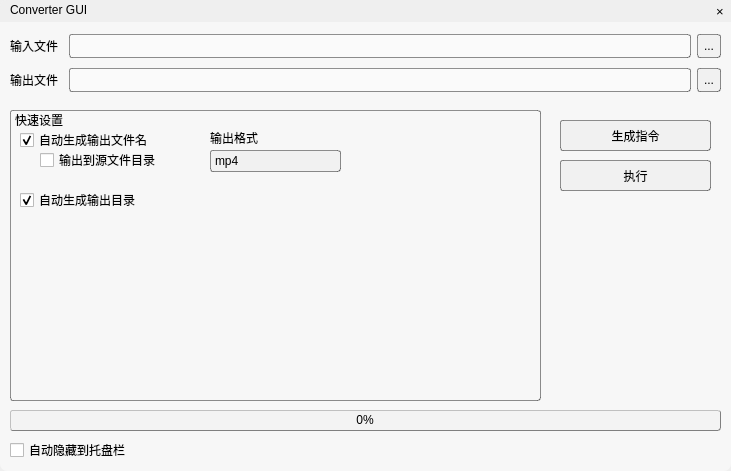
<?xml version="1.0" encoding="UTF-8"?>
<ui version="4.0">
 <class>Converter</class>
 <widget class="QMainWindow" name="Converter">
  <property name="geometry">
   <rect>
    <x>0</x>
    <y>0</y>
    <width>731</width>
    <height>471</height>
   </rect>
  </property>
  <property name="windowTitle">
   <string>Converter</string>
  </property>
  <property name="styleSheet">
   <string notr="true"/>
  </property>
  <widget class="QWidget" name="centralwidget">
   <layout class="QHBoxLayout" name="horizontalLayout_3">
    <property name="spacing">
     <number>0</number>
    </property>
    <property name="leftMargin">
     <number>0</number>
    </property>
    <property name="topMargin">
     <number>0</number>
    </property>
    <property name="rightMargin">
     <number>0</number>
    </property>
    <property name="bottomMargin">
     <number>0</number>
    </property>
    <item>
     <widget class="QWidget" name="MainWidget" native="true">
      <property name="styleSheet">
       <string notr="true">#MainWidget {
	background-color: rgba(255, 255, 255, 120);
	border-radius: 7px;
}

#titleWidget {
	background-color: rgba(230, 230, 230, 120);
	border-top-left-radius: 7px;
	border-top-right-radius: 7px;
}

QPushButton {
	background-color: rgba(240, 240, 240, 240);
	border-radius: 3px;
	border: 1px solid black;
    border-style: outset;
	border-color: rgba(15, 15, 15, 120);
}

QPushButton::hover {
	border: 1px solid rgba(69, 137, 255, 240);
}

QComboBox {
	background-color: rgba(240, 240, 240, 240);
	border-radius: 3px;
	border: 1px solid black;
    border-style: outset;
	border-color: rgba(15, 15, 15, 120);
}

QComboBox:hover{
	border: 1px solid rgba(69, 137, 255, 240);
}

QComboBox QAbstractItemView {
	outline: 0px solid gray;
	border: 1px solid lightgray;
	background-color: white;
	selection-background-color: rgba(238, 238, 238, 200);
}

QComboBox QAbstractItemView::item {
	height: 22px; /* 项的高度（需设置pComboBox-&gt;setView(new QListView()); */
}

QComboBox QAbstractItemView::item:hover {
	background-color: rgba(238, 238, 238, 200);
}

QComboBox QAbstractItemView::item:selected {
	/* background-color: rgba(238, 238, 238, 200);*/
	background-color: rgba(69, 137, 255, 240);
}

QComboBox::drop-down {
	subcontrol-origin: padding;
	subcontrol-position: top right;
	width: 15px;
	border-left-width: 0px;
	border-left-color: darkgray;
	border-left-style: solid;
	border-top-right-radius: 3px;
	border-bottom-right-radius: 3px;
}

QComboBox::down-arrow {
	width: 15px;
	background: transparent;
	padding: 0px 0px 0px 0px;
	image: url(:/img/res/down-arrow-simple.png);
}

QComboBox::down-arrow:on {
	image: url(:/img/res/down-arrow-simple.png);
}

QGroupBox {
	border-radius: 3px;
	border-width: 1px;
    border-style:outset;
	border-color: rgba(15, 15, 15, 120);
}

QGroupBox:title {
    subcontrol-origin: margin;
    left: 3px;
	top: 3px;
}

QLineEdit {
	background-color: rgba(250, 250, 250, 240);
	border-radius: 3px;
	border: 1px solid black;
    border-style: outset;
	border-color: rgba(15, 15, 15, 120);
}

QLineEdit::hover {
	border: 1px solid rgba(69, 137, 255, 240);
}

QProgressBar{
	background-color: rgba(240, 240, 240, 150);
	border-radius: 3px;
	border: 1px solid gray;
    border-style: outset;
}

QProgressBar:chunk{
	border-radius: 3px;
	background-color: rgba(150, 150, 150, 150);
}</string>
      </property>
      <widget class="QWidget" name="verticalLayoutWidget">
       <property name="geometry">
        <rect>
         <x>10</x>
         <y>30</y>
         <width>711</width>
         <height>66</height>
        </rect>
       </property>
       <layout class="QVBoxLayout" name="verticalLayout">
        <item>
         <layout class="QHBoxLayout" name="horizontalLayout">
          <item>
           <widget class="QLabel" name="label_InputFile">
            <property name="minimumSize">
             <size>
              <width>53</width>
              <height>16</height>
             </size>
            </property>
            <property name="text">
             <string>输入文件</string>
            </property>
           </widget>
          </item>
          <item>
           <widget class="QLineEdit" name="leInputFile">
            <property name="minimumSize">
             <size>
              <width>0</width>
              <height>24</height>
             </size>
            </property>
            <property name="dragEnabled">
             <bool>true</bool>
            </property>
            <property name="clearButtonEnabled">
             <bool>false</bool>
            </property>
           </widget>
          </item>
          <item>
           <widget class="QPushButton" name="btnBrowse_InputFile">
            <property name="minimumSize">
             <size>
              <width>24</width>
              <height>24</height>
             </size>
            </property>
            <property name="maximumSize">
             <size>
              <width>24</width>
              <height>24</height>
             </size>
            </property>
            <property name="toolTip">
             <string>从文件浏览输入文件</string>
            </property>
            <property name="text">
             <string notr="true">...</string>
            </property>
           </widget>
          </item>
         </layout>
        </item>
        <item>
         <layout class="QHBoxLayout" name="horizontalLayout_2">
          <item>
           <widget class="QLabel" name="label_OutputFile">
            <property name="minimumSize">
             <size>
              <width>53</width>
              <height>16</height>
             </size>
            </property>
            <property name="text">
             <string>输出文件</string>
            </property>
           </widget>
          </item>
          <item>
           <widget class="QLineEdit" name="leOutputFile">
            <property name="minimumSize">
             <size>
              <width>0</width>
              <height>24</height>
             </size>
            </property>
            <property name="clearButtonEnabled">
             <bool>false</bool>
            </property>
           </widget>
          </item>
          <item>
           <widget class="QPushButton" name="btnBrowse_OutputFile">
            <property name="minimumSize">
             <size>
              <width>24</width>
              <height>24</height>
             </size>
            </property>
            <property name="maximumSize">
             <size>
              <width>24</width>
              <height>24</height>
             </size>
            </property>
            <property name="toolTip">
             <string>从文件浏览输出文件</string>
            </property>
            <property name="text">
             <string notr="true">...</string>
            </property>
           </widget>
          </item>
         </layout>
        </item>
       </layout>
      </widget>
      <widget class="QGroupBox" name="gbQuickSettings">
       <property name="geometry">
        <rect>
         <x>10</x>
         <y>110</y>
         <width>531</width>
         <height>291</height>
        </rect>
       </property>
       <property name="title">
        <string>快速设置</string>
       </property>
       <widget class="QCheckBox" name="cbAutoGenOutputFilename">
        <property name="geometry">
         <rect>
          <x>10</x>
          <y>20</y>
          <width>181</width>
          <height>20</height>
         </rect>
        </property>
        <property name="toolTip">
         <string>更改输入文件时，自动更改输出文件名</string>
        </property>
        <property name="text">
         <string>自动生成输出文件名</string>
        </property>
        <property name="checked">
         <bool>true</bool>
        </property>
       </widget>
       <widget class="QCheckBox" name="cbOutputToOriginalFolder">
        <property name="geometry">
         <rect>
          <x>30</x>
          <y>40</y>
          <width>161</width>
          <height>20</height>
         </rect>
        </property>
        <property name="toolTip">
         <string>直接输出到源文件目录</string>
        </property>
        <property name="text">
         <string>输出到源文件目录</string>
        </property>
       </widget>
       <widget class="QLabel" name="label_OutputFormat">
        <property name="geometry">
         <rect>
          <x>200</x>
          <y>20</y>
          <width>91</width>
          <height>16</height>
         </rect>
        </property>
        <property name="text">
         <string>输出格式</string>
        </property>
       </widget>
       <widget class="QComboBox" name="cboxOutputFormat">
        <property name="geometry">
         <rect>
          <x>200</x>
          <y>40</y>
          <width>131</width>
          <height>22</height>
         </rect>
        </property>
        <property name="toolTip">
         <string>指定输出的文件格式</string>
        </property>
        <item>
         <property name="text">
          <string>mp4</string>
         </property>
        </item>
        <item>
         <property name="text">
          <string>avi</string>
         </property>
        </item>
        <item>
         <property name="text">
          <string>mpg</string>
         </property>
        </item>
       </widget>
       <widget class="QCheckBox" name="cbAutoGenOutputFolder">
        <property name="geometry">
         <rect>
          <x>10</x>
          <y>80</y>
          <width>181</width>
          <height>20</height>
         </rect>
        </property>
        <property name="toolTip">
         <string>输出目录不存在时，自动创建该目录</string>
        </property>
        <property name="text">
         <string>自动生成输出目录</string>
        </property>
        <property name="checked">
         <bool>true</bool>
        </property>
        <property name="tristate">
         <bool>false</bool>
        </property>
       </widget>
      </widget>
      <widget class="QCheckBox" name="checkBox">
       <property name="geometry">
        <rect>
         <x>10</x>
         <y>440</y>
         <width>161</width>
         <height>20</height>
        </rect>
       </property>
       <property name="toolTip">
        <string>决定当任务进行时，是否将程序隐藏到托盘栏</string>
       </property>
       <property name="text">
        <string>自动隐藏到托盘栏</string>
       </property>
      </widget>
      <widget class="QPushButton" name="btnGenerate">
       <property name="geometry">
        <rect>
         <x>560</x>
         <y>120</y>
         <width>151</width>
         <height>31</height>
        </rect>
       </property>
       <property name="toolTip">
        <string>按照配置生成可用的命令行指令</string>
       </property>
       <property name="text">
        <string>生成指令</string>
       </property>
      </widget>
      <widget class="QPushButton" name="btnExecute">
       <property name="geometry">
        <rect>
         <x>560</x>
         <y>160</y>
         <width>151</width>
         <height>31</height>
        </rect>
       </property>
       <property name="toolTip">
        <string>生成并执行指令</string>
       </property>
       <property name="text">
        <string>执行</string>
       </property>
      </widget>
      <widget class="QWidget" name="titleWidget" native="true">
       <property name="geometry">
        <rect>
         <x>0</x>
         <y>0</y>
         <width>731</width>
         <height>22</height>
        </rect>
       </property>
       <widget class="QLabel" name="label_WindowTitle">
        <property name="geometry">
         <rect>
          <x>10</x>
          <y>2</y>
          <width>91</width>
          <height>16</height>
         </rect>
        </property>
        <property name="frameShadow">
         <enum>QFrame::Plain</enum>
        </property>
        <property name="text">
         <string>Converter GUI</string>
        </property>
       </widget>
       <widget class="QPushButton" name="wndCloseButton">
        <property name="geometry">
         <rect>
          <x>711</x>
          <y>2</y>
          <width>18</width>
          <height>18</height>
         </rect>
        </property>
        <property name="minimumSize">
         <size>
          <width>18</width>
          <height>18</height>
         </size>
        </property>
        <property name="maximumSize">
         <size>
          <width>18</width>
          <height>18</height>
         </size>
        </property>
        <property name="font">
         <font>
          <pointsize>10</pointsize>
          <kerning>false</kerning>
         </font>
        </property>
        <property name="focusPolicy">
         <enum>Qt::NoFocus</enum>
        </property>
        <property name="contextMenuPolicy">
         <enum>Qt::NoContextMenu</enum>
        </property>
        <property name="styleSheet">
         <string notr="true">#wndCloseButton {
	background-color: transparent;
	border-radius: 7px;
	border: 0px;
}

#wndCloseButton::hover {
	background-color: rgba(255, 24, 24, 120);
}</string>
        </property>
        <property name="text">
         <string notr="true">×</string>
        </property>
       </widget>
      </widget>
      <widget class="QProgressBar" name="pgBarProgress">
       <property name="geometry">
        <rect>
         <x>10</x>
         <y>410</y>
         <width>711</width>
         <height>21</height>
        </rect>
       </property>
       <property name="toolTip">
        <string>显示任务的进度</string>
       </property>
       <property name="value">
        <number>0</number>
       </property>
       <property name="alignment">
        <set>Qt::AlignCenter</set>
       </property>
       <property name="textVisible">
        <bool>true</bool>
       </property>
       <property name="orientation">
        <enum>Qt::Horizontal</enum>
       </property>
       <property name="invertedAppearance">
        <bool>false</bool>
       </property>
       <property name="format">
        <string>%p%</string>
       </property>
      </widget>
     </widget>
    </item>
   </layout>
  </widget>
 </widget>
 <resources/>
 <connections/>
</ui>
